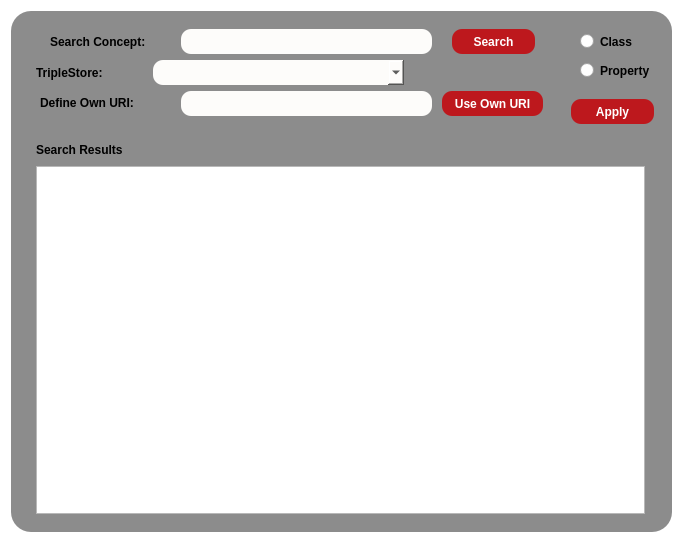
<?xml version="1.0" encoding="UTF-8"?>
<ui version="4.0">
 <class>SearchDialog</class>
 <widget class="QDialog" name="SearchDialog">
  <property name="geometry">
   <rect>
    <x>0</x>
    <y>0</y>
    <width>679</width>
    <height>539</height>
   </rect>
  </property>
  <property name="windowTitle">
   <string>Dialog</string>
  </property>
  <property name="styleSheet">
   <string notr="true">QObject#SearchDialog{
	background-color: rgb(255, 255, 255);
}</string>
  </property>
  <layout class="QGridLayout" name="gridLayout_4">
   <item row="0" column="0">
    <widget class="QFrame" name="frame">
     <property name="minimumSize">
      <size>
       <width>661</width>
       <height>521</height>
      </size>
     </property>
     <property name="styleSheet">
      <string notr="true">QObject#frame{
background-color: rgb(140, 140, 140);
	
Border-radius:20px;}
</string>
     </property>
     <property name="frameShape">
      <enum>QFrame::StyledPanel</enum>
     </property>
     <property name="frameShadow">
      <enum>QFrame::Raised</enum>
     </property>
     <layout class="QGridLayout" name="gridLayout_5">
      <item row="0" column="0" rowspan="2">
       <widget class="QWidget" name="widget_3" native="true">
        <property name="maximumSize">
         <size>
          <width>531</width>
          <height>111</height>
         </size>
        </property>
        <layout class="QGridLayout" name="gridLayout_3">
         <item row="0" column="0">
          <layout class="QHBoxLayout" name="horizontalLayout_3">
           <item>
            <widget class="QLabel" name="conceptSearchLabel">
             <property name="minimumSize">
              <size>
               <width>111</width>
               <height>17</height>
              </size>
             </property>
             <property name="maximumSize">
              <size>
               <width>111</width>
               <height>17</height>
              </size>
             </property>
             <property name="font">
              <font>
               <pointsize>9</pointsize>
               <weight>75</weight>
               <bold>true</bold>
              </font>
             </property>
             <property name="styleSheet">
              <string notr="true">color:rgb(0, 0, 0);</string>
             </property>
             <property name="text">
              <string>Search Concept:</string>
             </property>
            </widget>
           </item>
           <item>
            <widget class="QLineEdit" name="conceptSearchEdit">
             <property name="minimumSize">
              <size>
               <width>251</width>
               <height>25</height>
              </size>
             </property>
             <property name="maximumSize">
              <size>
               <width>251</width>
               <height>25</height>
              </size>
             </property>
             <property name="styleSheet">
              <string notr="true">background-color: rgb(253, 252, 250);

border-radius:10px;

border-color:rgb(45, 45, 45);</string>
             </property>
            </widget>
           </item>
           <item>
            <widget class="QPushButton" name="searchButton">
             <property name="minimumSize">
              <size>
               <width>83</width>
               <height>25</height>
              </size>
             </property>
             <property name="maximumSize">
              <size>
               <width>83</width>
               <height>25</height>
              </size>
             </property>
             <property name="font">
              <font>
               <pointsize>9</pointsize>
               <weight>75</weight>
               <bold>true</bold>
              </font>
             </property>
             <property name="cursor">
              <cursorShape>PointingHandCursor</cursorShape>
             </property>
             <property name="styleSheet">
              <string notr="true">background-color:rgb(189, 24, 29);
border-radius:10px;
color: rgb(255, 255, 255);
</string>
             </property>
             <property name="text">
              <string>Search</string>
             </property>
            </widget>
           </item>
          </layout>
         </item>
         <item row="1" column="0">
          <layout class="QHBoxLayout" name="horizontalLayout">
           <item>
            <widget class="QLabel" name="tripleStoreLabel">
             <property name="minimumSize">
              <size>
               <width>111</width>
               <height>17</height>
              </size>
             </property>
             <property name="maximumSize">
              <size>
               <width>111</width>
               <height>17</height>
              </size>
             </property>
             <property name="font">
              <font>
               <pointsize>9</pointsize>
               <weight>75</weight>
               <bold>true</bold>
              </font>
             </property>
             <property name="styleSheet">
              <string notr="true">color:rgb(0, 0, 0);</string>
             </property>
             <property name="text">
              <string>TripleStore:</string>
             </property>
            </widget>
           </item>
           <item>
            <widget class="QComboBox" name="tripleStoreEdit">
             <property name="minimumSize">
              <size>
               <width>251</width>
               <height>25</height>
              </size>
             </property>
             <property name="maximumSize">
              <size>
               <width>251</width>
               <height>25</height>
              </size>
             </property>
             <property name="cursor">
              <cursorShape>PointingHandCursor</cursorShape>
             </property>
             <property name="styleSheet">
              <string notr="true">background-color: rgb(253, 252, 250);

border-radius:10px;

border-color:rgb(45, 45, 45);

selection-background-color: rgb(255, 255, 255);

selection-color:rgb(0, 81, 135);</string>
             </property>
            </widget>
           </item>
           <item>
            <spacer name="horizontalSpacer">
             <property name="orientation">
              <enum>Qt::Horizontal</enum>
             </property>
             <property name="sizeHint" stdset="0">
              <size>
               <width>40</width>
               <height>20</height>
              </size>
             </property>
            </spacer>
           </item>
          </layout>
         </item>
         <item row="2" column="0">
          <layout class="QHBoxLayout" name="horizontalLayout_2">
           <item>
            <widget class="QLabel" name="costumpropertyLabel">
             <property name="minimumSize">
              <size>
               <width>131</width>
               <height>20</height>
              </size>
             </property>
             <property name="maximumSize">
              <size>
               <width>131</width>
               <height>20</height>
              </size>
             </property>
             <property name="font">
              <font>
               <pointsize>9</pointsize>
               <weight>75</weight>
               <bold>true</bold>
              </font>
             </property>
             <property name="styleSheet">
              <string notr="true">color:rgb(0, 0, 0);</string>
             </property>
             <property name="text">
              <string>Define Own URI:</string>
             </property>
            </widget>
           </item>
           <item>
            <widget class="QLineEdit" name="costumproperty">
             <property name="minimumSize">
              <size>
               <width>251</width>
               <height>25</height>
              </size>
             </property>
             <property name="maximumSize">
              <size>
               <width>251</width>
               <height>25</height>
              </size>
             </property>
             <property name="styleSheet">
              <string notr="true">background-color: rgb(253, 252, 250);

border-radius:10px;

border-color:rgb(45, 45, 45);</string>
             </property>
            </widget>
           </item>
           <item>
            <widget class="QPushButton" name="costumpropertyButton">
             <property name="minimumSize">
              <size>
               <width>101</width>
               <height>25</height>
              </size>
             </property>
             <property name="maximumSize">
              <size>
               <width>101</width>
               <height>25</height>
              </size>
             </property>
             <property name="font">
              <font>
               <pointsize>9</pointsize>
               <weight>75</weight>
               <bold>true</bold>
              </font>
             </property>
             <property name="cursor">
              <cursorShape>PointingHandCursor</cursorShape>
             </property>
             <property name="styleSheet">
              <string notr="true">background-color:rgb(189, 24, 29);
border-radius:10px;
color: rgb(255, 255, 255);
</string>
             </property>
             <property name="text">
              <string>Use Own URI</string>
             </property>
            </widget>
           </item>
          </layout>
         </item>
        </layout>
       </widget>
      </item>
      <item row="0" column="1">
       <widget class="QWidget" name="widget_2" native="true">
        <property name="minimumSize">
         <size>
          <width>81</width>
          <height>70</height>
         </size>
        </property>
        <property name="maximumSize">
         <size>
          <width>81</width>
          <height>70</height>
         </size>
        </property>
        <layout class="QGridLayout" name="gridLayout_2">
         <item row="0" column="0">
          <widget class="QRadioButton" name="findConcept">
           <property name="minimumSize">
            <size>
             <width>106</width>
             <height>23</height>
            </size>
           </property>
           <property name="maximumSize">
            <size>
             <width>106</width>
             <height>23</height>
            </size>
           </property>
           <property name="font">
            <font>
             <pointsize>9</pointsize>
             <weight>75</weight>
             <bold>true</bold>
            </font>
           </property>
           <property name="cursor">
            <cursorShape>PointingHandCursor</cursorShape>
           </property>
           <property name="styleSheet">
            <string notr="true">color:rgb(0, 0, 0);</string>
           </property>
           <property name="text">
            <string>Class</string>
           </property>
          </widget>
         </item>
         <item row="1" column="0">
          <widget class="QRadioButton" name="findProperty">
           <property name="minimumSize">
            <size>
             <width>106</width>
             <height>23</height>
            </size>
           </property>
           <property name="maximumSize">
            <size>
             <width>106</width>
             <height>23</height>
            </size>
           </property>
           <property name="font">
            <font>
             <pointsize>9</pointsize>
             <weight>75</weight>
             <bold>true</bold>
            </font>
           </property>
           <property name="cursor">
            <cursorShape>PointingHandCursor</cursorShape>
           </property>
           <property name="styleSheet">
            <string notr="true">color:rgb(0, 0, 0);</string>
           </property>
           <property name="text">
            <string>Property</string>
           </property>
          </widget>
         </item>
        </layout>
       </widget>
      </item>
      <item row="1" column="1">
       <widget class="QPushButton" name="applyButton">
        <property name="minimumSize">
         <size>
          <width>83</width>
          <height>25</height>
         </size>
        </property>
        <property name="font">
         <font>
          <pointsize>9</pointsize>
          <weight>75</weight>
          <bold>true</bold>
         </font>
        </property>
        <property name="cursor">
         <cursorShape>PointingHandCursor</cursorShape>
        </property>
        <property name="styleSheet">
         <string notr="true">background-color:rgb(189, 24, 29);
border-radius:10px;
color: rgb(255, 255, 255);
</string>
        </property>
        <property name="text">
         <string>Apply</string>
        </property>
       </widget>
      </item>
      <item row="2" column="0" colspan="2">
       <widget class="QWidget" name="widget" native="true">
        <layout class="QGridLayout" name="gridLayout">
         <item row="0" column="0">
          <widget class="QLabel" name="searchResultLabel">
           <property name="minimumSize">
            <size>
             <width>121</width>
             <height>20</height>
            </size>
           </property>
           <property name="maximumSize">
            <size>
             <width>121</width>
             <height>20</height>
            </size>
           </property>
           <property name="font">
            <font>
             <pointsize>9</pointsize>
             <weight>75</weight>
             <bold>true</bold>
            </font>
           </property>
           <property name="styleSheet">
            <string notr="true">color:rgb(0, 0, 0);</string>
           </property>
           <property name="text">
            <string>Search Results</string>
           </property>
          </widget>
         </item>
         <item row="1" column="0">
          <widget class="QListWidget" name="searchResult">
           <property name="minimumSize">
            <size>
             <width>600</width>
             <height>300</height>
            </size>
           </property>
          </widget>
         </item>
        </layout>
       </widget>
      </item>
     </layout>
    </widget>
   </item>
  </layout>
 </widget>
 <resources/>
 <connections/>
</ui>
